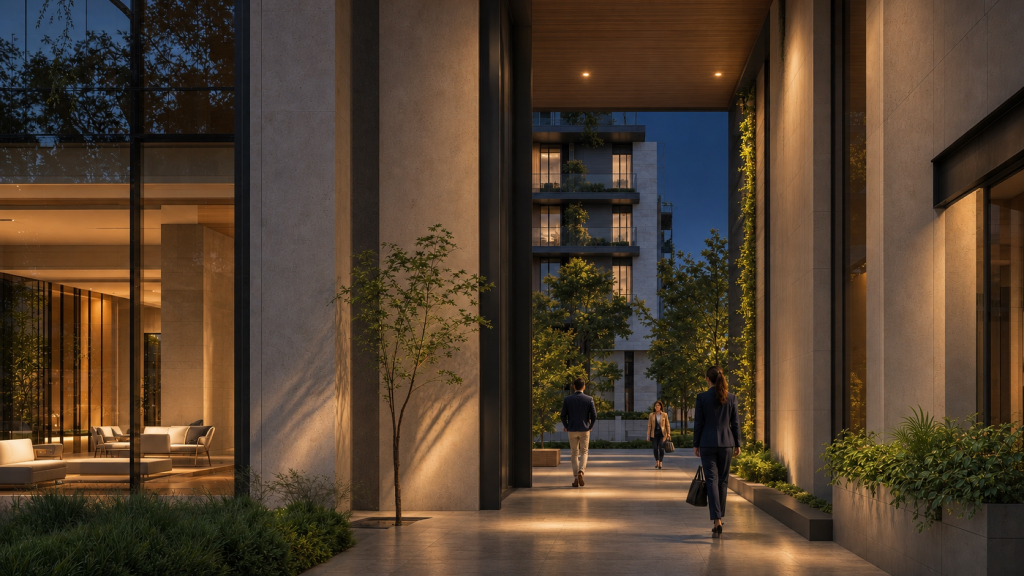
#> input picture incoming/theme-photos/advantage-more-night.jpg, 2048 x 1152 px (shown at 1/2 size)
$ python make-dubai-fig-webp.py ../incoming/theme-photos/advantage-hero-night.jpg ../incoming/theme-photos/advantage-more-night.jpg
#> lines starting #> are read from the running program, lines starting #| are printed output that depends on the picture
"""Builds the WebP widths of a picture cut from a Figma export for the Dubai pages.

usage: python3 scripts/make-dubai-fig-webp.py SLUG SOURCE.png [left top right bottom]
The box is in the source's own pixels. Widths: 480, 960, 1440, 1920 and the full width, never upscaled.
The slug and its size are added to src/data/dubai-media.json.
"""
import json
import sys
from pathlib import Path

from PIL import Image

Image.MAX_IMAGE_PIXELS = None
root = Path(__file__).resolve().parent.parent
slug, source = sys.argv[1], sys.argv[2]
image = Image.open(source).convert("RGB")
#> image is the input picture: PIL image 2048x1152 RGB; mean R, G, B 80.8, 63, 46.1
if len(sys.argv) == 7:
    image = image.crop(tuple(int(round(float(v))) for v in sys.argv[3:7]))
out = root / "public/assets/dubai"
for old in out.glob(f"{slug}-*.webp"):
    if old.stem[len(slug) + 1:].isdigit():
        old.unlink()
widths = sorted({w for w in (480, 960, 1440, 1920) if w < image.width} | {image.width})
#> widths = [480, 960, 1440, 1920, 2048]
for width in widths:
    height = round(image.height * width / image.width)
    image.resize((width, height), Image.LANCZOS).save(out / f"{slug}-{width}.webp", "WEBP", quality=86, method=6)
#> this loop made 5 passes
#> pass 1, `image.resize((width, height), Image.LANCZOS).save(out / f"{slug}-{widt..`:
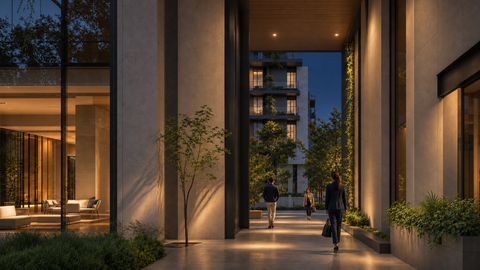
#> saved as advantage-hero-night.jpg-480.webp: PIL image 480x270 RGB; mean R, G, B 80.8, 63, 46.1
#> pass 2, `image.resize((width, height), Image.LANCZOS).save(out / f"{slug}-{widt..`:
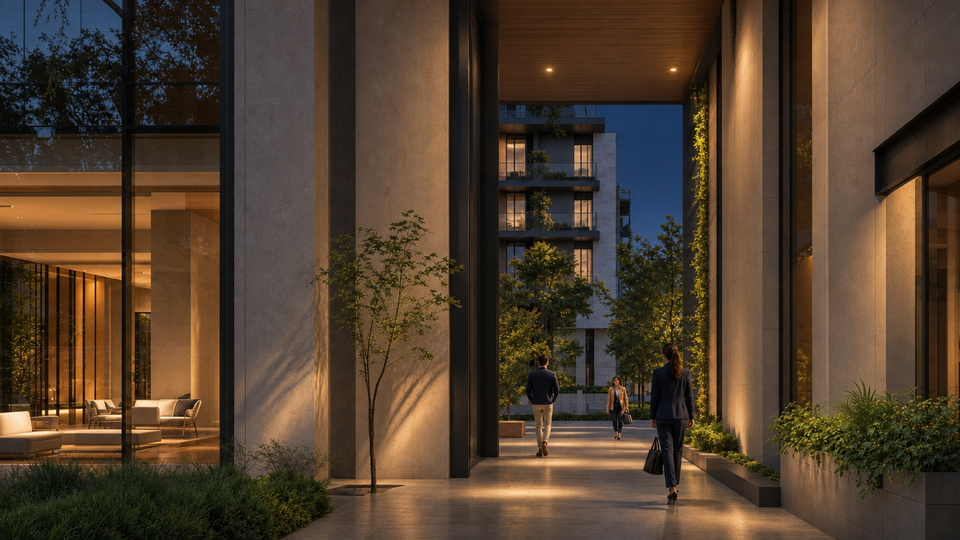
#> saved as advantage-hero-night.jpg-960.webp: PIL image 960x540 RGB; mean R, G, B 80.8, 63, 46.1
media_path = root / "src/data/dubai-media.json"
#> (the run stopped early here; a loop or call above may not have finished)

$ run again, on incoming/theme-photos/alpine-lakeshore-city-night.jpg
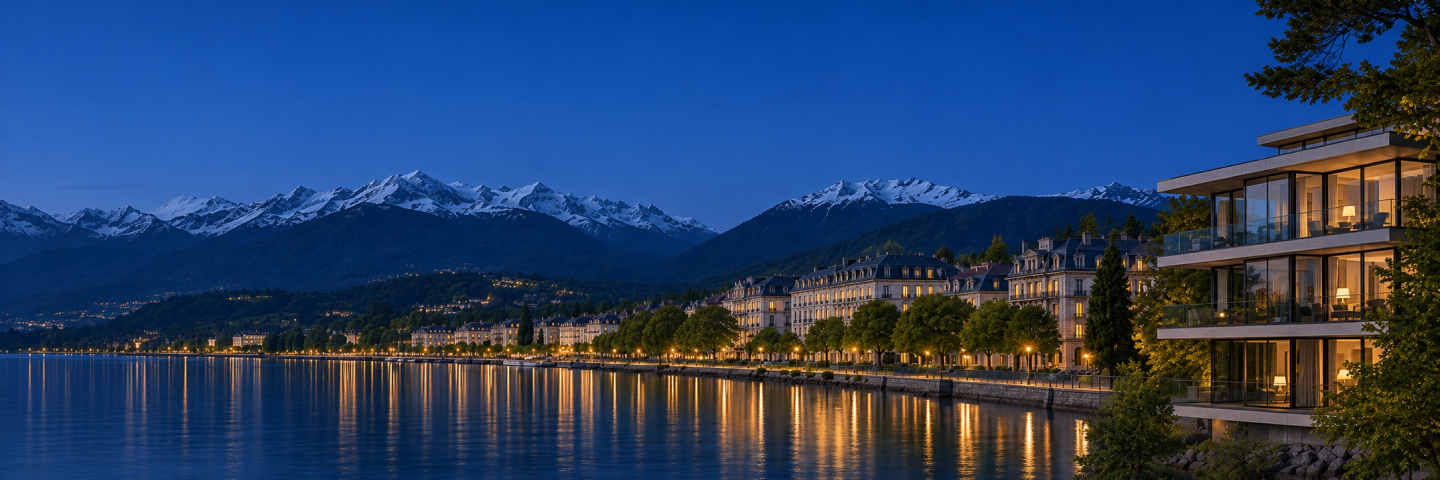
#> input picture incoming/theme-photos/alpine-lakeshore-city-night.jpg, 2880 x 960 px (shown at 1/2 size)
#> image is the input picture: PIL image 2880x960 RGB; mean R, G, B 39.4, 64.4, 102.3
#> the loop `for width in widths:` made 5 passes
#> pass 1, `image.resize((width, height), Image.LANCZOS).save(out / f"{slug}-{widt..`:
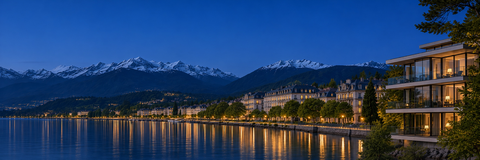
#> saved as alpine-lakeshore-city-night.jpg-480.webp: PIL image 480x160 RGB; mean R, G, B 39.4, 64.4, 102.3
#> pass 2, `image.resize((width, height), Image.LANCZOS).save(out / f"{slug}-{widt..`:
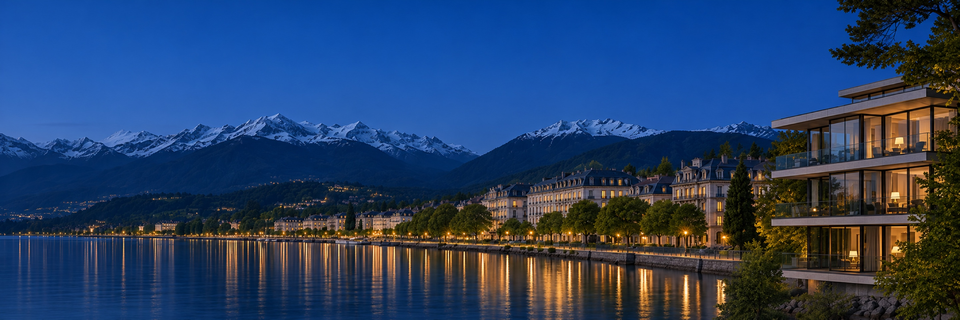
#> saved as alpine-lakeshore-city-night.jpg-960.webp: PIL image 960x320 RGB; mean R, G, B 39.4, 64.4, 102.3

$ run again, on incoming/theme-photos/batumi-seafront-panorama-night.jpg
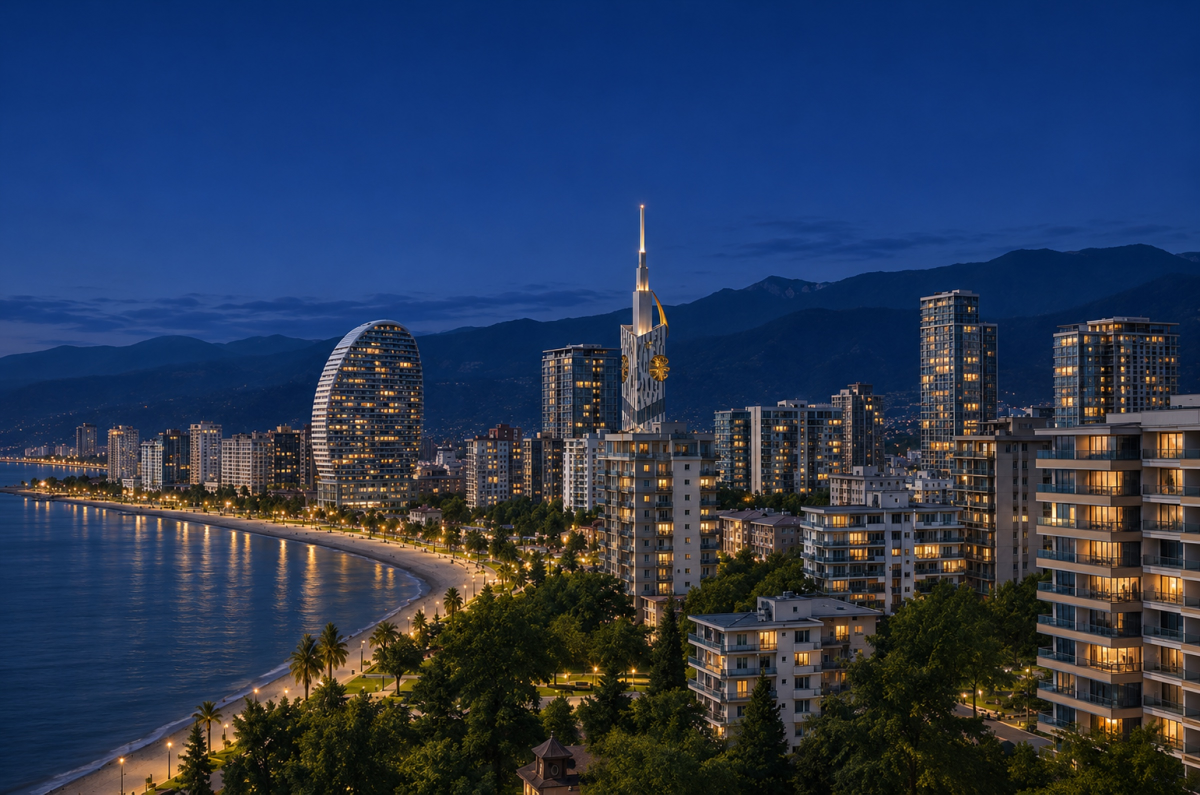
#> input picture incoming/theme-photos/batumi-seafront-panorama-night.jpg, 2400 x 1589 px (shown at 1/2 size)
#> image is the input picture: PIL image 2400x1589 RGB; mean R, G, B 40.7, 56.7, 85.5
#> the loop `for width in widths:` made 5 passes
#> pass 1, `image.resize((width, height), Image.LANCZOS).save(out / f"{slug}-{widt..`:
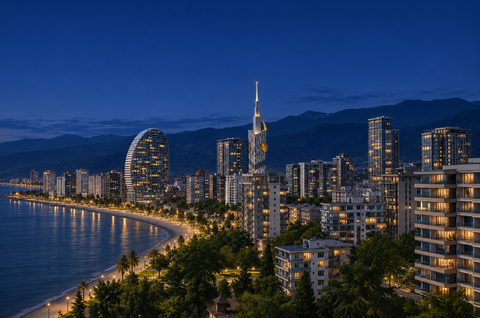
#> saved as batumi-seafront-panorama-night.jpg-480.webp: PIL image 480x318 RGB; mean R, G, B 40.7, 56.7, 85.5
#> pass 2, `image.resize((width, height), Image.LANCZOS).save(out / f"{slug}-{widt..`:
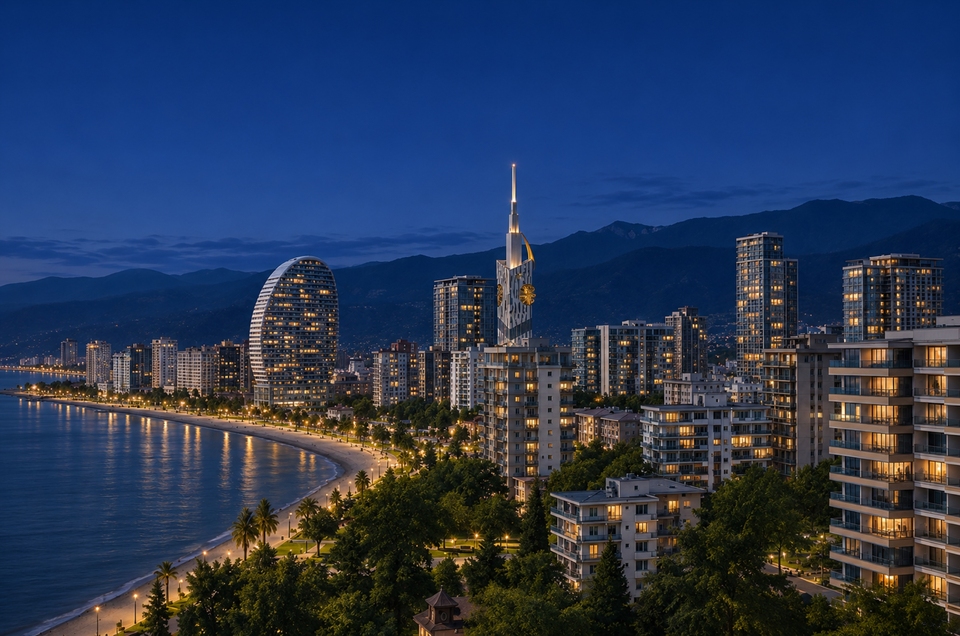
#> saved as batumi-seafront-panorama-night.jpg-960.webp: PIL image 960x636 RGB; mean R, G, B 40.7, 56.7, 85.5

$ run again, on incoming/theme-photos/broker-commercial-night.jpg
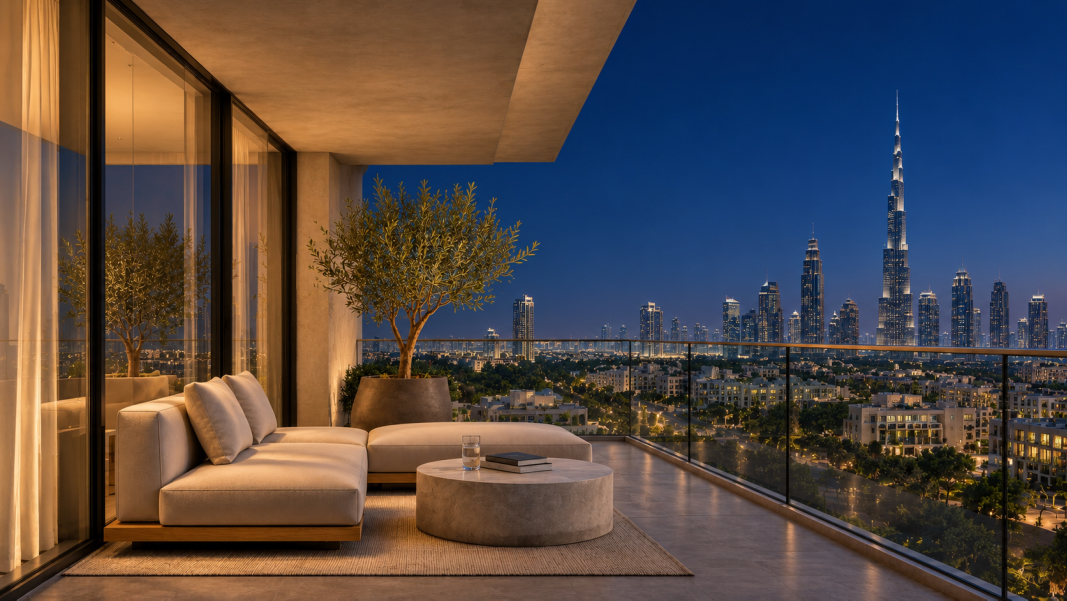
#> input picture incoming/theme-photos/broker-commercial-night.jpg, 3200 x 1801 px (shown at 1/3 size)
#> image is the input picture: PIL image 3200x1801 RGB; mean R, G, B 84.9, 73.8, 70.5
#> the loop `for width in widths:` made 5 passes
#> pass 1, `image.resize((width, height), Image.LANCZOS).save(out / f"{slug}-{widt..`:
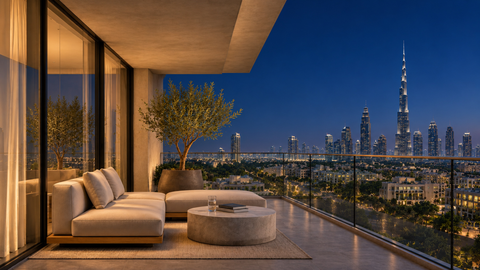
#> saved as broker-commercial-night.jpg-480.webp: PIL image 480x270 RGB; mean R, G, B 84.9, 73.8, 70.5
#> pass 2, `image.resize((width, height), Image.LANCZOS).save(out / f"{slug}-{widt..`:
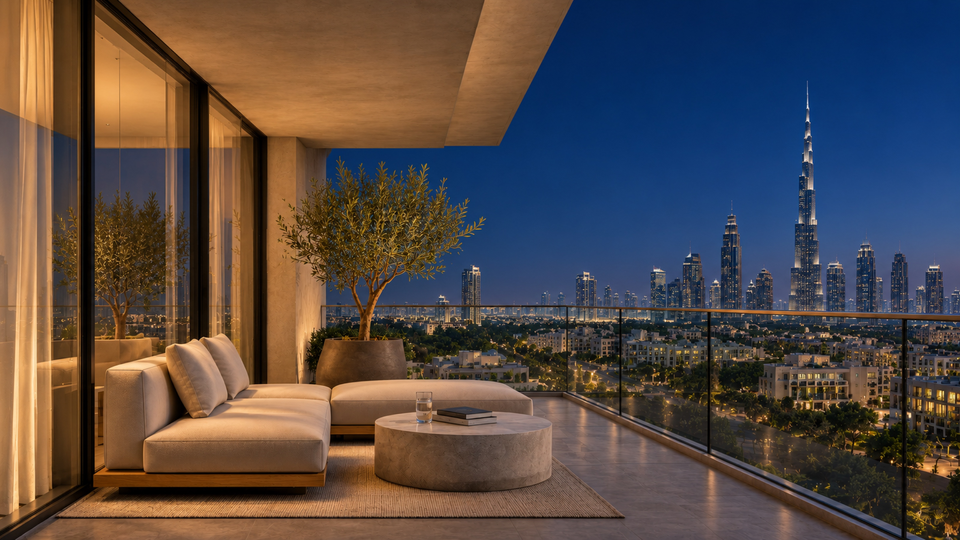
#> saved as broker-commercial-night.jpg-960.webp: PIL image 960x540 RGB; mean R, G, B 84.9, 73.8, 70.5
